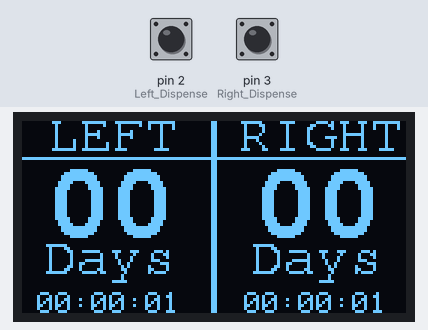
A sketch run on a simulated Arduino Uno, built with avr-gcc and run on an emulated ATmega328P. Shown: 128×64 one-colour display. The inputs (shaded band) are chosen by the test bench; at power-on: pin 2 (Left_Dispense) LOW, pin 3 (Right_Dispense) LOW. The display library's start-up logo is not drawn; the local clock reads 2024-03-15 10:24:30 at power-on unless the sketch sets it.

Above: at 1.2 s.
1.3 s: pin 2 (Left_Dispense) pulled HIGH for 0.15 s
At 1.9 s:
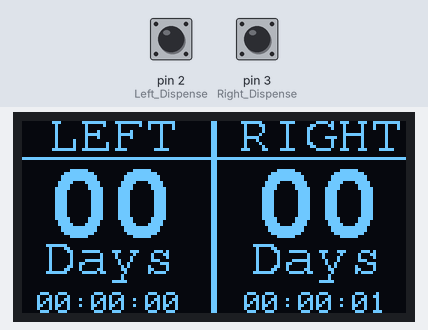
3.5 s: pin 3 (Right_Dispense) pulled HIGH for 0.15 s
At 3.65 s:
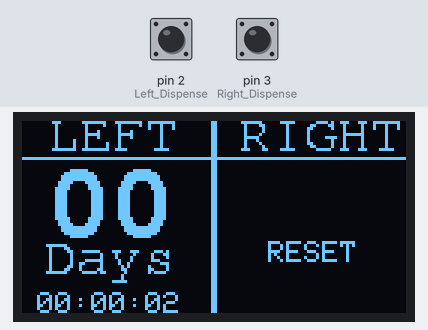
5.2 s: pin 2 (Left_Dispense) pulled HIGH for 1 s
At 5.9 s:
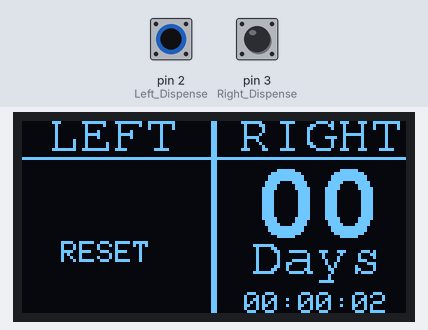
7.7 s: pin 3 (Right_Dispense) pulled HIGH for 1 s
At 9.4 s:
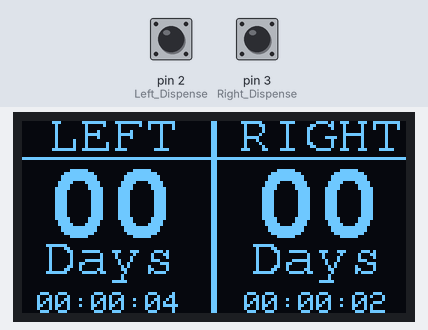
Timing chart, 0 to 10.9 s (numbered marks = the images above; inputs shaded):
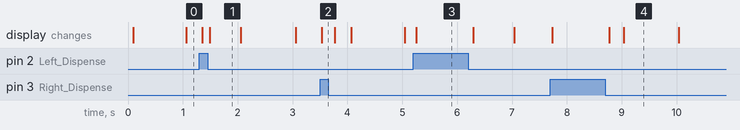

Measured:
- after the input at 1.3 s, the display: first changes after 0.06 s (image 1 shows a later state)
- after the input at 3.5 s, the display: changes at once (image 2)
- after the input at 5.2 s, the display: changes after 0.05 s (image 3)
- after the input at 7.7 s, the display: first changes at once (image 4 shows a later state)
- what the display in image 1 shows lasts 0.6 s, from 1.5 s to 2.1 s
- what the display in image 4 shows lasts 1.0 s, from 9.0 s to 10.0 s

The sketch:

contacts_dispenser.ino
```cpp
#include <Wire.h>                               //We need the wire library for the I2C display
#include <Adafruit_SSD1306.h>                   //We need the driver for the display
#include <Adafruit_GFX.h>                       // Core graphics library
#include <Adafruit_TFTLCD.h>                    // Hardware-specific library
#include <Fonts/FreeMono9pt7b.h>
#include <Fonts/FreeMonoBold18pt7b.h>
#include <DS3232RTC.h>                          // https://github.com/JChristensen/DS3232RTC

#define OLED_RESET 4                            //display reset is on digital 4 but not used

//create instance of the SSD306 called display
Adafruit_SSD1306 display(OLED_RESET);


////////////////////////
//  GLOBAL VARIABLES  //
////////////////////////
unsigned int init_L, init_R, currentTime;
unsigned short Ldays=0, Lhours=0, Lminutes=0, Lseconds=0;
unsigned short Rdays=0, Rhours=0, Rminutes=0, Rseconds=0;


/////////////////
//  FUNCTIONS  //
/////////////////

void getTime(){
  currentTime = RTC.get();
  Lseconds = currentTime-init_L;
  Rseconds = currentTime-init_R;

  if(Lseconds>59){
    Lminutes=Lseconds/60;
    Lseconds%=60;
    if(Lminutes>59){
      Lhours=Lminutes/60;
      Lminutes%=60;
      if(Lhours>23){
        Ldays=Lhours/24;
        Lhours%=24;
      }
    }
  }

  if(Rseconds>59){
    Rminutes=Rseconds/60;
    Rseconds%=60;
    if(Rminutes>59){
      Rhours=Rminutes/60;
      Rminutes%=60;
      if(Rhours>23){
        Rdays=Rhours/24;
        Rhours%=24;
      }
    }
  }
}


String doubledigit(String s){
  // function makes sure time variable has two digits
  if(s.length()<2){
    return "0"+s;
  }
  if(s.length()>2){
    return "99";
  }
  return s;
}


void reset()
{
  if(digitalRead(2) == HIGH)
  {
    // Reset Time Variables
    init_L = RTC.get();

    // Display Reset
    display.fillRect(0, 13, 62, 64, BLACK);
    display.setCursor(13,40);
    display.print("RESET");
    display.display();

    // While-loop for debounce
    while(digitalRead(2) == HIGH)
    {
      delay(100);
    }
  }
  else if(digitalRead(3) == HIGH)
  {
    // Reset Time Variables
    init_R = RTC.get();

    // Display Reset
    display.fillRect(65, 13, 128, 64, BLACK);
    display.setCursor(69+13,40);
    display.print("RESET");
    display.display();

    // While-loop for debounce
    while(digitalRead(3) == HIGH)
    {
      delay(100);
    }
  }
}


////////////////////
//  MAIN PROGRAM  //
////////////////////

void setup()
{
  display.begin(SSD1306_SWITCHCAPVCC, 0x3C);    //begin the display @ hex address 0x3c
  display.display();                          //show splash screen
  display.clearDisplay();                       //clear display
  display.setTextColor(WHITE);                  //set display params

  pinMode(2, INPUT);  // Left Dispense/Reset
  pinMode(3, INPUT);  // Right Dispense/Reset

  // Set equal to current epoch time in seconds
  currentTime = RTC.get();
  init_L = currentTime;
  init_R = currentTime;
}


void loop()
{
  display.clearDisplay();

  // Setup
  display.drawFastVLine(63, 0, 64, WHITE);
  display.drawFastVLine(64, 0, 64, WHITE);
  display.drawFastHLine(0, 12, 128, WHITE);
  display.setFont(&FreeMono9pt7b);
  display.setCursor(8,9);
  display.print("LEFT");
  display.setCursor(72,9);
  display.print("RIGHT");

  // Set days, hours, mins, secs since init time
  getTime();

  // Days
  display.setFont(&FreeMonoBold18pt7b);
  display.setCursor(8,38);
  display.print(doubledigit(String(Ldays)));
  display.setCursor(69+8,38);
  display.print(doubledigit(String(Rdays)));
  display.setFont(&FreeMono9pt7b);
  display.setCursor(7,50);
  display.print("Days");
  display.setCursor(69+7,50);
  display.print("Days");

  // Hours, Minutes, Seconds
  display.setFont(NULL);
  display.setCursor(5,57);
  display.print(doubledigit(String(Lhours)) + ":" + doubledigit(String(Lminutes)) + ":" + doubledigit(String(Lseconds)));
  display.setCursor(69+5,57);
  display.print(doubledigit(String(Rhours)) + ":" + doubledigit(String(Rminutes)) + ":" + doubledigit(String(Rseconds)));


  // Show Buffer
  display.display();

  // Check if reset button is pushed
  reset();

}
```
